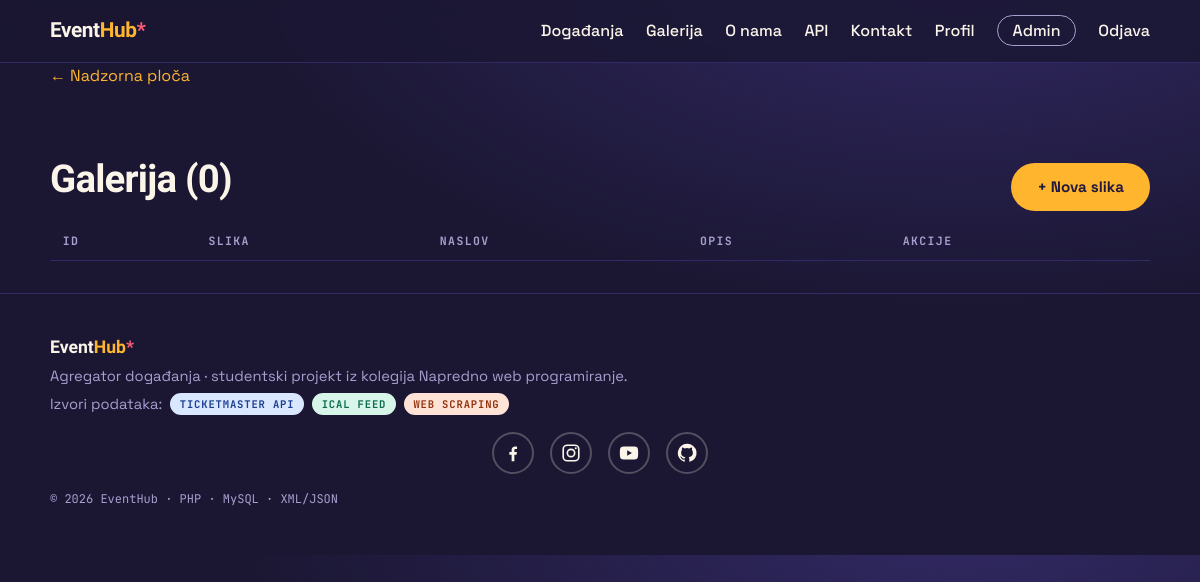
Page /admin/gallery.php (signed in) on the earlier database version.
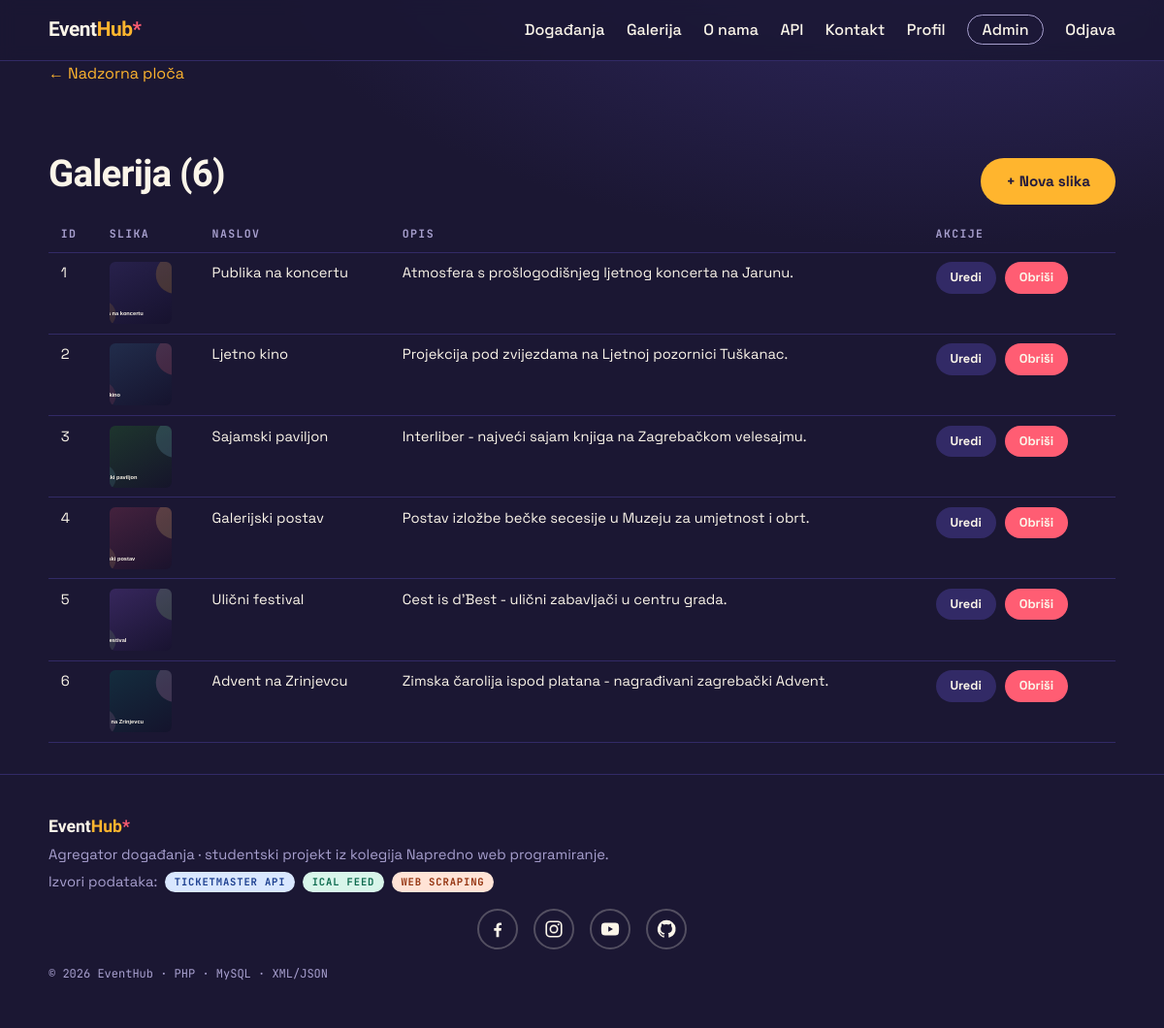
Same page on the later database version.
### tables this page shows
CREATE TABLE gallery (
  id         INT UNSIGNED NOT NULL AUTO_INCREMENT,
  image_url  VARCHAR(500) NOT NULL,
  alt_text   VARCHAR(150) NOT NULL,
  caption    VARCHAR(255) NOT NULL,
  created_at TIMESTAMP NOT NULL DEFAULT CURRENT_TIMESTAMP,
  PRIMARY KEY (id)
);

### includes/db.php (called while the page is built, shortened)
<?php
function db(): PDO
{
    static $pdo = null;
    if ($pdo === null) {
        $dsn = sprintf(
            'mysql:host=%s;dbname=%s;charset=%s',
            DB_HOST,
            DB_NAME,
            DB_CHARSET
        );
        try {
            $pdo = new PDO($dsn, DB_USER, DB_PASS, [
                PDO::ATTR_ERRMODE            => PDO::ERRMODE_EXCEPTION,
                PDO::ATTR_DEFAULT_FETCH_MODE => PDO::FETCH_ASSOC,
                PDO::ATTR_EMULATE_PREPARES   => false,
            ]);
        } catch (PDOException $e) {
            http_response_code(500);
            exit('Greška pri spajanju na bazu. Provjerite je li importiran database.sql i postavke u config.php.');
        }
    }
    return $pdo;
}

### includes/functions.php (called while the page is built, shortened)
<?php
require_once __DIR__ . '/db.php';
function e(?string $value): string
{
    return htmlspecialchars((string)$value, ENT_QUOTES, 'UTF-8');
}

### admin/gallery.php (the view, shortened to what this page needs)
<?php
$images = db()->query(
    'SELECT id, image_url, alt_text, caption FROM gallery ORDER BY id'
)->fetchAll();
require __DIR__ . '/../includes/header.php';
?>
<section class="container">
  <p class="breadcrumb"><a href="dashboard.php">&larr; Nadzorna ploča</a></p>
  <div class="admin-head">
    <h1 class="page-title">Galerija (<?= count($images) ?>)</h1>
    <a class="btn btn-primary" href="gallery_form.php">+ Nova slika</a>
  </div>
  <div class="table-wrap">
    <table class="admin-table">
      <thead>
        <tr><th>ID</th><th>Slika</th><th>Naslov</th><th>Opis</th><th>Akcije</th></tr>
      </thead>
      <tbody>
        <?php foreach ($images as $img): ?>
          <tr>
            <td><?= (int)$img['id'] ?></td>
            <td><img class="admin-thumb" src="../<?= e($img['image_url']) ?>" alt=""></td>
            <td><?= e($img['alt_text']) ?></td>
            <td><?= e(mb_strimwidth($img['caption'], 0, 80, '…')) ?></td>
            <td class="actions-cell">
              <a class="btn btn-small" href="gallery_form.php?id=<?= (int)$img['id'] ?>">Uredi</a>
              <a class="btn btn-small btn-danger" href="gallery_delete.php?id=<?= (int)$img['id'] ?>"
                 onclick="return confirm('Sigurno obrisati ovu sliku?');">Obriši</a>
            </td>
          </tr>
        <?php endforeach; ?>
      </tbody>
    </table>
  </div>
</section>
<?php require __DIR__ . '/../includes/footer.php'; ?>

Differences in the rows shown:
added gallery: id "1", image_url (picture), alt_text "Publika na koncertu", caption "Atmosfera s prošlogodišnjeg ljetnog koncerta na Jarunu."
added gallery: id "2", image_url (picture), alt_text "Ljetno kino", caption "Projekcija pod zvijezdama na Ljetnoj pozornici Tuškanac."
added gallery: id "3", image_url (picture), alt_text "Sajamski paviljon", caption "Interliber - najveći sajam knjiga na Zagrebačkom velesajmu."
added gallery: id "4", image_url (picture), alt_text "Galerijski postav", caption "Postav izložbe bečke secesije u Muzeju za umjetnost i obrt."
added gallery: id "5", image_url (picture), alt_text "Ulični festival", caption "Cest is d'Best - ulični zabavljači u centru grada."
added gallery: id "6", image_url (picture), alt_text "Advent na Zrinjevcu", caption "Zimska čarolija ispod platana - nagrađivani zagrebački Advent."
Other differences:
count($images): "0" → "6"
